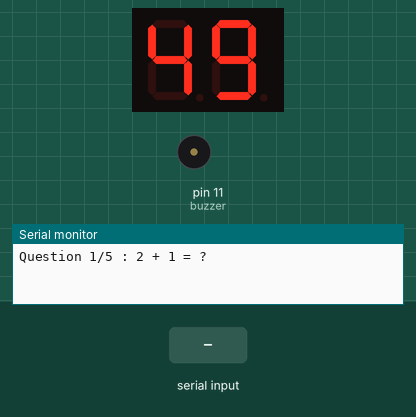
Bench run of a sketch on a simulated Arduino Uno, built with avr-gcc and run on an emulated ATmega328P. On the bench: 2-digit seven-segment display, buzzer (waves = sounding), the last lines printed to the serial monitor. Wiring (inferred from the names in the program): 2-digit 7-segment display, segments lit when LOW: segments pin 2, pin 3, pin 4, pin 5, pin 6, pin 7, pin 8; digit selects pin 12, pin 13. The test bench sets the inputs (shaded band). Random numbers use the default seed unless the sketch sets one; the segment pins are drawn as the display they are named for.

Above: at 1.2 s.
1.3 s: "90,45\n" received over Serial
At 1.89 s:
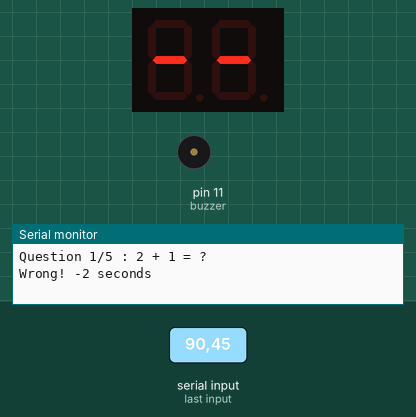
3.8 s: "30,150\n" received over Serial
At 4.9 s:
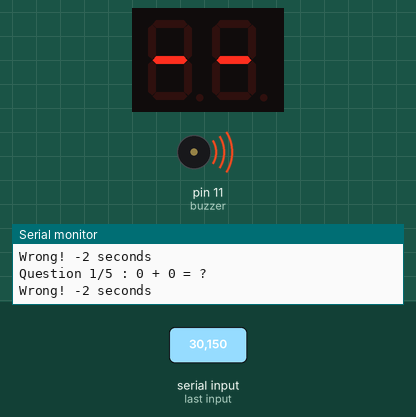
6.3 s: "5\n" received over Serial
At 7.21 s:
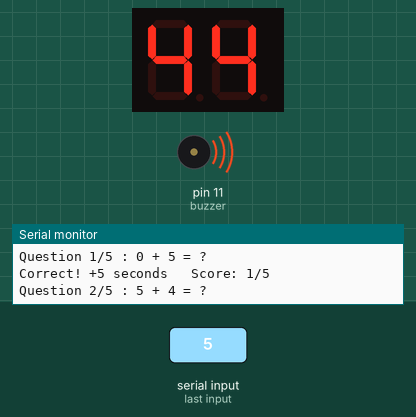
Timing chart, 0 to 9.3 s (numbered marks = the images above; inputs shaded):
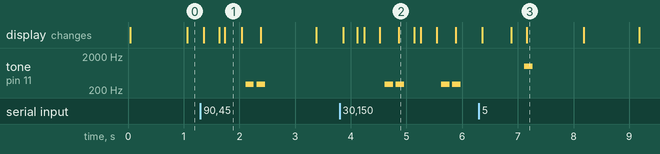

Measured:
- after the input at 1.3 s, tone on pin 11 (buzzer): alternates 300 Hz for 0.15 s and silent for 0.05 s, 4 changes in all, then stays silent, starting after 0.81 s
- after the input at 3.8 s, tone on pin 11 (buzzer): plays 300 Hz for 0.15 s, 300 Hz for 0.15 s, 300 Hz for 0.15 s, 300 Hz for 0.15 s, starting after 0.81 s
- after the input at 6.3 s, tone on pin 11 (buzzer): silent → 1000 Hz after 0.81 s, → silent 0.15 s later
- what the display in image 3 shows lasts 1.0 s, from 7.2 s to 8.2 s

The sketch:

Bomb-Diffusal-Game.ino
```cpp
const int segPins[7] = {2,3,4,5,6,7,8};
const int digitPins[2] = {12,13};
const int buzzer = 11;

const byte digits[10][7] = {
 {LOW,LOW,LOW,LOW,LOW,LOW,HIGH},
 {HIGH,LOW,LOW,HIGH,HIGH,HIGH,HIGH},
 {LOW,LOW,HIGH,LOW,LOW,HIGH,LOW},
 {LOW,LOW,LOW,LOW,HIGH,HIGH,LOW},
 {HIGH,LOW,LOW,HIGH,HIGH,LOW,LOW},
 {LOW,HIGH,LOW,LOW,HIGH,LOW,LOW},
 {LOW,HIGH,LOW,LOW,LOW,LOW,LOW},
 {LOW,LOW,LOW,HIGH,HIGH,HIGH,HIGH},
 {LOW,LOW,LOW,LOW,LOW,LOW,LOW},
 {LOW,LOW,LOW,LOW,HIGH,LOW,LOW}
};

int timerValue = 50;
int correctCount = 0;

unsigned long lastSecond = 0;

int num1, num2;
int correctAnswer;

bool gameOver = false;
bool gameWon = false;

void setup()
{
  Serial.begin(9600);

  for(int i=0;i<7;i++)
    pinMode(segPins[i], OUTPUT);

  pinMode(digitPins[0], OUTPUT);
  pinMode(digitPins[1], OUTPUT);

  pinMode(buzzer, OUTPUT);

  randomSeed(analogRead(A0));

  askQuestion();
}

void loop()
{
  if(gameOver)
  {
    if(gameWon)
    {
      blankDisplay();
    }
    else
    {
      showDigit(0,0);
      showDigit(0,1);
    }
    return;
  }

  int tens = timerValue / 10;
  int ones = timerValue % 10;

  showDigit(tens,0);
  showDigit(ones,1);

  if(millis() - lastSecond >= 1000)
  {
    lastSecond = millis();
    timerValue--;

    if(timerValue <= 0)
    {
      loseGame();
    }
  }

  if(Serial.available())
  {
    int answer = Serial.parseInt();

    while(Serial.available())
      Serial.read();

    if(answer == correctAnswer)
{
  timerValue += 5;

  if(timerValue > 99)
    timerValue = 99;

  correctCount++;

  Serial.print("Correct! +5 seconds   Score: ");
  Serial.print(correctCount);
  Serial.println("/5");

  blink88();

  tone(buzzer,1000,150);

  if(correctCount >= 5)
  {
    winGame();
  }
  else
  {
    askQuestion();

    // pause timer during animation
    lastSecond = millis();
  }
}
    else
    {
      timerValue -= 2;

      Serial.println("Wrong! -2 seconds");

      blinkMinus();

      tone(buzzer,300,150);
      delay(200);
      tone(buzzer,300,150);

      askQuestion();
    }
  }
}

void askQuestion()
{
  num1 = random(0,6);
  num2 = random(0,6);

  correctAnswer = num1 + num2;

  Serial.println();
  Serial.print("Question ");
  Serial.print(correctCount + 1);
  Serial.print("/5 : ");
  Serial.print(num1);
  Serial.print(" + ");
  Serial.print(num2);
  Serial.println(" = ?");
}

void showDigit(int num, int digit)
{
  digitalWrite(digitPins[0], LOW);
  digitalWrite(digitPins[1], LOW);

  for(int i=0;i<7;i++)
    digitalWrite(segPins[i], digits[num][i]);

  digitalWrite(digitPins[digit], HIGH);

  delay(5);
}

void showMinus(int digit)
{
  digitalWrite(digitPins[0], LOW);
  digitalWrite(digitPins[1], LOW);

  for(int i=0;i<7;i++)
    digitalWrite(segPins[i], HIGH);

  digitalWrite(segPins[6], LOW);

  digitalWrite(digitPins[digit], HIGH);

  delay(5);
}

void blink88()
{
  unsigned long start = millis();

  // Show 88
  while(millis() - start < 500)
  {
    showDigit(8,0);
    showDigit(8,1);
  }

  // Then blank display
  start = millis();

  while(millis() - start < 300)
  {
    blankDisplay();
  }
}

void blinkMinus()
{
  for(int k=0;k<2;k++)
  {
    unsigned long start = millis();

    while(millis() - start < 250)
    {
      showMinus(0);
      showMinus(1);
    }

    start = millis();

    while(millis() - start < 150)
    {
      blankDisplay();
    }
  }
}

void blankDisplay()
{
  digitalWrite(digitPins[0], LOW);
  digitalWrite(digitPins[1], LOW);

  for(int i=0;i<7;i++)
  {
    digitalWrite(segPins[i], HIGH);
  }
}

void winGame()
{
  gameOver = true;
  gameWon = true;

  Serial.println();
  Serial.println("***** BOMB DEFUSED *****");

  tone(buzzer,1000,200);
  delay(250);

  tone(buzzer,1500,200);
  delay(250);

  tone(buzzer,2000,300);

  blankDisplay();
}

void loseGame()
{
  gameOver = true;
  gameWon = false;

  Serial.println();
  Serial.println("***** BOOM! BOMB EXPLODED *****");

  tone(buzzer,400);
  delay(3000);
  noTone(buzzer);
}
```
